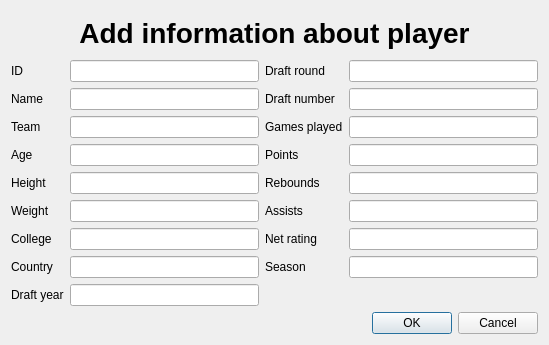
<?xml version="1.0" encoding="UTF-8"?>
<ui version="4.0">
 <class>DialogEx</class>
 <widget class="QDialog" name="DialogEx">
  <property name="geometry">
   <rect>
    <x>0</x>
    <y>0</y>
    <width>549</width>
    <height>345</height>
   </rect>
  </property>
  <property name="windowTitle">
   <string>Dialog</string>
  </property>
  <layout class="QVBoxLayout" name="verticalLayout">
   <item>
    <widget class="QLabel" name="label_17">
     <property name="font">
      <font>
       <pointsize>21</pointsize>
       <bold>true</bold>
      </font>
     </property>
     <property name="text">
      <string>Add information about player</string>
     </property>
     <property name="alignment">
      <set>Qt::AlignCenter</set>
     </property>
    </widget>
   </item>
   <item>
    <layout class="QGridLayout" name="gridLayout">
     <item row="1" column="3">
      <widget class="QLabel" name="label_10">
       <property name="text">
        <string>Draft number</string>
       </property>
      </widget>
     </item>
     <item row="7" column="0">
      <widget class="QLabel" name="label_7">
       <property name="text">
        <string>Country</string>
       </property>
      </widget>
     </item>
     <item row="0" column="3">
      <widget class="QLabel" name="label_9">
       <property name="text">
        <string>Draft round</string>
       </property>
      </widget>
     </item>
     <item row="6" column="0">
      <widget class="QLabel" name="label_6">
       <property name="text">
        <string>College</string>
       </property>
      </widget>
     </item>
     <item row="2" column="4">
      <widget class="QLineEdit" name="gpLine"/>
     </item>
     <item row="5" column="0">
      <widget class="QLabel" name="label_5">
       <property name="text">
        <string>Weight</string>
       </property>
      </widget>
     </item>
     <item row="0" column="4">
      <widget class="QLineEdit" name="draftRoundLine"/>
     </item>
     <item row="2" column="0">
      <widget class="QLabel" name="label_2">
       <property name="text">
        <string>Team</string>
       </property>
      </widget>
     </item>
     <item row="4" column="3">
      <widget class="QLabel" name="label_13">
       <property name="text">
        <string>Rebounds</string>
       </property>
      </widget>
     </item>
     <item row="0" column="0">
      <widget class="QLabel" name="IDline">
       <property name="text">
        <string>ID</string>
       </property>
      </widget>
     </item>
     <item row="8" column="0">
      <widget class="QLabel" name="label_8">
       <property name="text">
        <string>Draft year</string>
       </property>
      </widget>
     </item>
     <item row="4" column="4">
      <widget class="QLineEdit" name="rebLine"/>
     </item>
     <item row="3" column="4">
      <widget class="QLineEdit" name="ptsLine"/>
     </item>
     <item row="2" column="2">
      <widget class="QLineEdit" name="teamLine">
       <property name="text">
        <string/>
       </property>
      </widget>
     </item>
     <item row="3" column="3">
      <widget class="QLabel" name="label_12">
       <property name="text">
        <string>Points</string>
       </property>
      </widget>
     </item>
     <item row="6" column="2">
      <widget class="QLineEdit" name="collegeLine"/>
     </item>
     <item row="2" column="3">
      <widget class="QLabel" name="label_11">
       <property name="text">
        <string>Games played</string>
       </property>
      </widget>
     </item>
     <item row="7" column="2">
      <widget class="QLineEdit" name="countryLine"/>
     </item>
     <item row="3" column="2">
      <widget class="QLineEdit" name="ageLine"/>
     </item>
     <item row="5" column="2">
      <widget class="QLineEdit" name="weightLine">
       <property name="text">
        <string/>
       </property>
      </widget>
     </item>
     <item row="1" column="0">
      <widget class="QLabel" name="label">
       <property name="text">
        <string>Name</string>
       </property>
      </widget>
     </item>
     <item row="3" column="0">
      <widget class="QLabel" name="label_3">
       <property name="text">
        <string>Age</string>
       </property>
      </widget>
     </item>
     <item row="1" column="4">
      <widget class="QLineEdit" name="draftNumberLine"/>
     </item>
     <item row="1" column="2">
      <widget class="QLineEdit" name="playerLine">
       <property name="text">
        <string/>
       </property>
      </widget>
     </item>
     <item row="4" column="0">
      <widget class="QLabel" name="label_4">
       <property name="text">
        <string>Height</string>
       </property>
      </widget>
     </item>
     <item row="4" column="2">
      <widget class="QLineEdit" name="heightLine"/>
     </item>
     <item row="5" column="4">
      <widget class="QLineEdit" name="astLine"/>
     </item>
     <item row="5" column="3">
      <widget class="QLabel" name="label_14">
       <property name="text">
        <string>Assists</string>
       </property>
      </widget>
     </item>
     <item row="8" column="2">
      <widget class="QLineEdit" name="draftYearLine"/>
     </item>
     <item row="0" column="2">
      <widget class="QLineEdit" name="IdEdit"/>
     </item>
     <item row="6" column="3">
      <widget class="QLabel" name="label_15">
       <property name="text">
        <string>Net rating</string>
       </property>
      </widget>
     </item>
     <item row="6" column="4">
      <widget class="QLineEdit" name="netRatingLine"/>
     </item>
     <item row="7" column="3">
      <widget class="QLabel" name="label_16">
       <property name="text">
        <string>Season</string>
       </property>
      </widget>
     </item>
     <item row="7" column="4">
      <widget class="QLineEdit" name="seasonLine"/>
     </item>
    </layout>
   </item>
   <item>
    <widget class="QDialogButtonBox" name="buttonBox">
     <property name="orientation">
      <enum>Qt::Horizontal</enum>
     </property>
     <property name="standardButtons">
      <set>QDialogButtonBox::Cancel|QDialogButtonBox::Ok</set>
     </property>
    </widget>
   </item>
  </layout>
 </widget>
 <resources/>
 <connections>
  <connection>
   <sender>buttonBox</sender>
   <signal>accepted()</signal>
   <receiver>DialogEx</receiver>
   <slot>accept()</slot>
   <hints>
    <hint type="sourcelabel">
     <x>248</x>
     <y>254</y>
    </hint>
    <hint type="destinationlabel">
     <x>157</x>
     <y>274</y>
    </hint>
   </hints>
  </connection>
  <connection>
   <sender>buttonBox</sender>
   <signal>rejected()</signal>
   <receiver>DialogEx</receiver>
   <slot>reject()</slot>
   <hints>
    <hint type="sourcelabel">
     <x>316</x>
     <y>260</y>
    </hint>
    <hint type="destinationlabel">
     <x>286</x>
     <y>274</y>
    </hint>
   </hints>
  </connection>
 </connections>
</ui>
